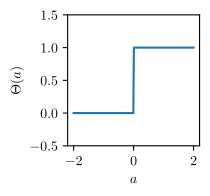

Recreate this plot in Python.
import numpy as np
import matplotlib.pyplot as plt
plt.rcParams['text.usetex'] = True

import argparse
parser = argparse.ArgumentParser()
parser.add_argument('filename', type=str)
args = parser.parse_args()

xs = np.linspace(-2, 2, 200)
fig, axs = plt.subplots(figsize=(1.7,1.7))
axs.plot(xs, xs > 0)
axs.set_xlabel("$a$")
axs.set_ylabel("$\Theta(a)$")
axs.set_ylim(-0.5, 1.5)

fig.savefig(args.filename, bbox_inches='tight')
